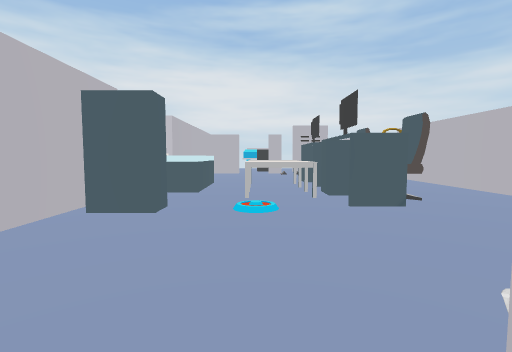
view 1 (above)

18 first-person views from a walk through a Unity game level. The camera is 1.5 m above the floor, tilts 4° down and sees 85° across. The floor is counted in squares, 2 m on a side. Each view is taken from the middle of a square. On the plan, view 1 faces up. The plan holds only what a view shows up to about 10 squares ahead; the rest is blank. The player character is not drawn. Some animated figures are left out.

view 2
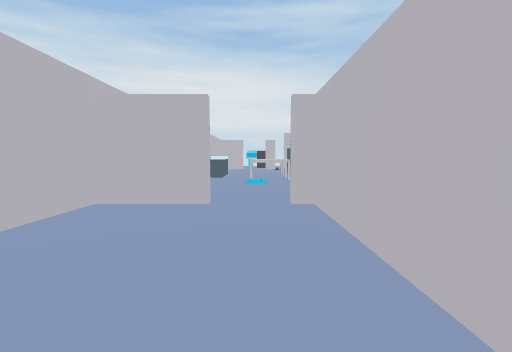

view 3
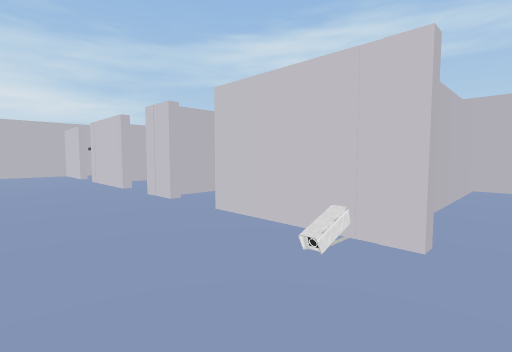

view 4
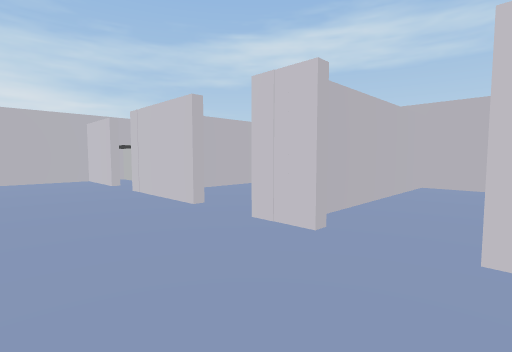

view 5
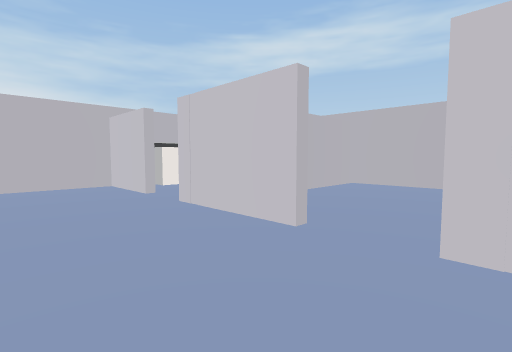

view 6
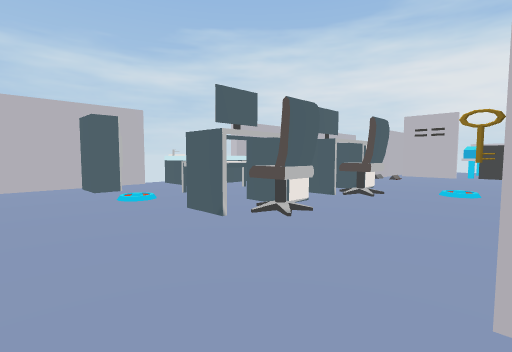

view 7
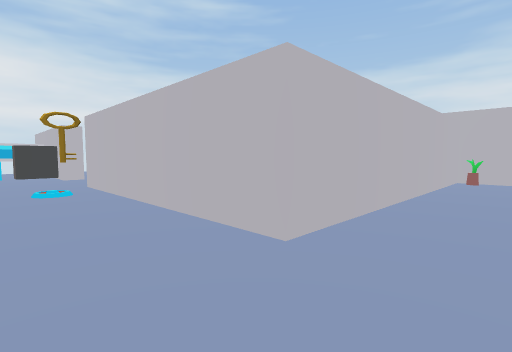

view 8
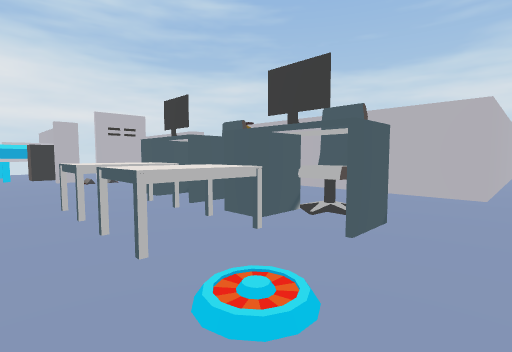

view 9
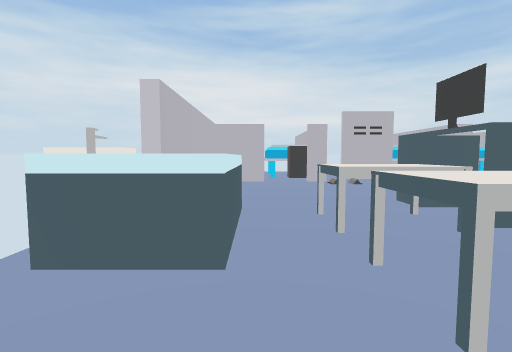

view 10
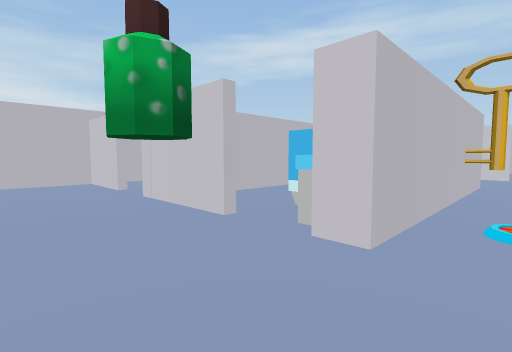

view 11
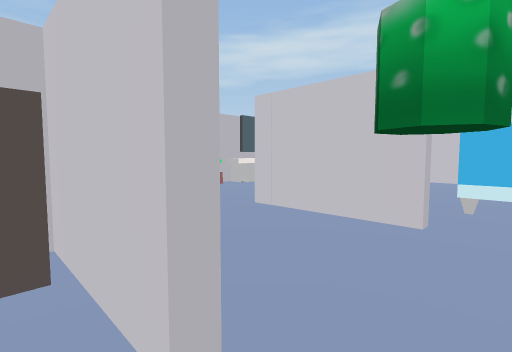

view 12
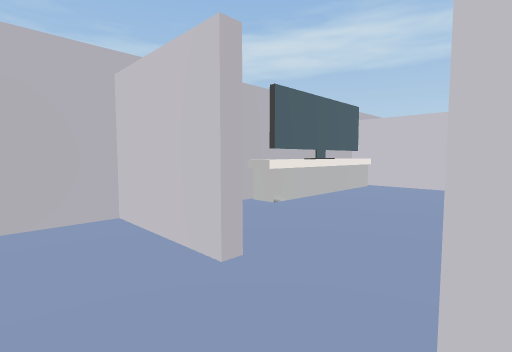

view 13
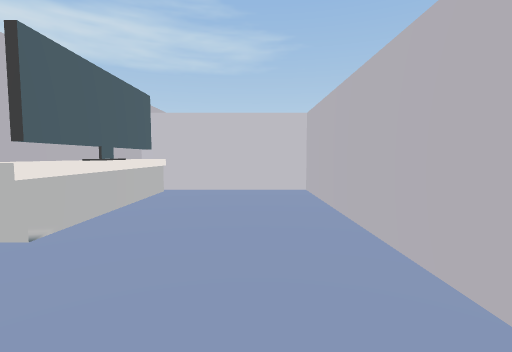

view 14
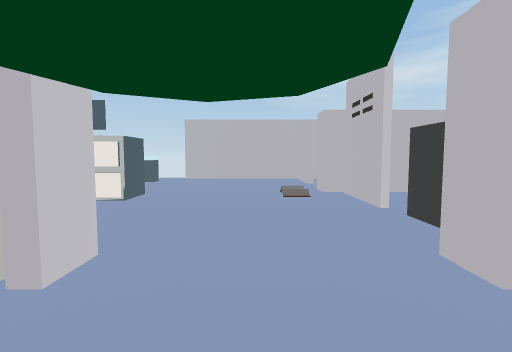

view 15
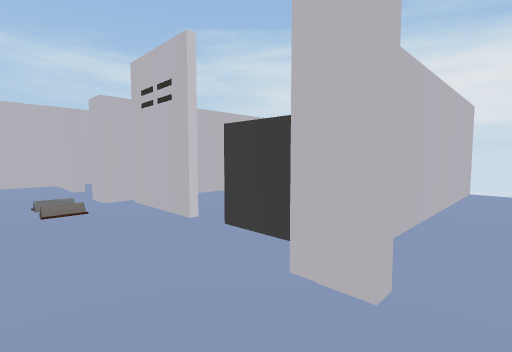

view 16
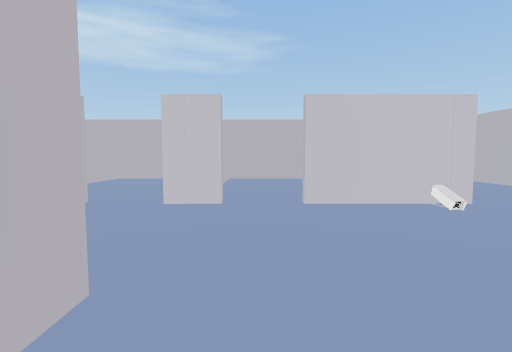

view 17
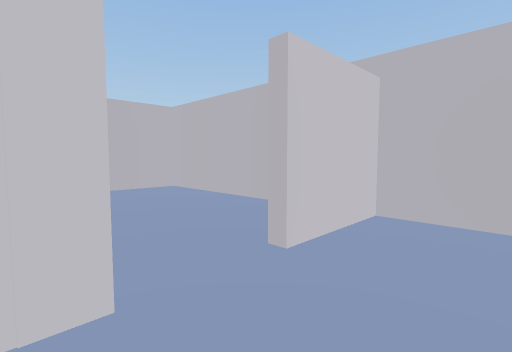

view 18
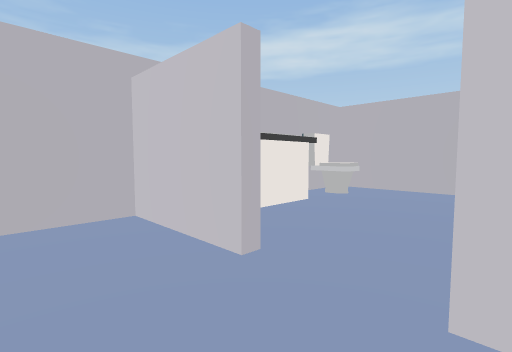

### Floor plan
Ten units are one square. View 1 is at (0, 0); x grows to the right and y downward. Boxes are objects, and circles mark ways between rooms. Rooms are numbered by the first view taken in them; rooms with no view inside come last. Other rooms are left out.
<svg viewBox="-35 -185 166 235">
<path fill="none" stroke="#000" d="M-6 -4 -26 -4M-26 1 -26 45 9 45 9 -4M61 -86 68 -86M68 -98 92 -98M45 -6 55 -6M-26 -53 -26 1M5 -6 32 -6M68 -6 92 -6M32 -127 16 -127M55 -124 49 -124 49 -132M-6 -124 -26 -124 -26 -85M-26 -6 -8 -6M105 -98 126 -98 126 -118M105 -6 126 -6 126 -35 49 -35 49 -98 55 -98M68 -126 88 -126M51 -180 51 -136M89 -89 89 -37 126 -37 126 -89M100 45 126 45 126 31M64 45 87 45 87 2M24 45 49 45 49 -2"/>
<rect x="-25" y="-45" width="10" height="10" fill="#bbb"><title>other object</title></rect>
<rect x="-25" y="-85" width="20" height="30" fill="#bbb"><title>other object</title></rect>
<rect x="-15" y="-155" width="30" height="20" fill="#bbb"><title>other object</title></rect>
<rect x="-5" y="-45" width="10" height="10" fill="#bbb"><title>other object</title></rect>
<rect x="-5" y="-65" width="20" height="20" fill="#bbb"><title>other object</title></rect>
<rect x="-5" y="-75" width="20" height="10" fill="#bbb"><title>other object</title></rect>
<rect x="-5" y="-135" width="20" height="10" fill="#bbb"><title>other object</title></rect>
<rect x="5" y="-15" width="10" height="10" fill="#bbb"><title>other object</title></rect>
<rect x="5" y="-125" width="10" height="10" fill="#bbb"><title>other object</title></rect>
<rect x="15" y="-45" width="10" height="10" fill="#bbb"><title>other object</title></rect>
<rect x="15" y="-55" width="20" height="10" fill="#bbb"><title>other object</title></rect>
<rect x="15" y="-65" width="10" height="10" fill="#bbb"><title>other object</title></rect>
<rect x="15" y="-85" width="10" height="20" fill="#bbb"><title>other object</title></rect>
<rect x="35" y="-135" width="10" height="10" fill="#bbb"><title>other object</title></rect>
<rect x="55" y="-95" width="10" height="10" fill="#bbb"><title>other object</title></rect>
<rect x="115" y="-35" width="10" height="10" fill="#bbb"><title>other object</title></rect>
<rect x="75" y="-135" width="10" height="10" fill="#bbb"><title>other object</title></rect>
<rect x="115" y="-75" width="10" height="30" fill="#bbb"><title>other object</title></rect>
<rect x="115" y="-85" width="10" height="10" fill="#bbb"><title>other object</title></rect>
<rect x="115" y="25" width="10" height="10" fill="#bbb"><title>other object</title></rect>
<rect x="115" y="5" width="10" height="20" fill="#bbb"><title>other object</title></rect>
<circle cx="0" cy="0" r="3" fill="#2a7"/>
<circle cx="100" cy="-120" r="3" fill="#2a7"/>
<circle cx="60" cy="-120" r="3" fill="#2a7"/>
<circle cx="100" cy="-100" r="3" fill="#2a7"/>
<circle cx="100" cy="0" r="3" fill="#2a7"/>
<circle cx="60" cy="0" r="3" fill="#2a7"/>
<circle cx="40" cy="0" r="3" fill="#2a7"/>
<text x="-10" y="20">1</text>
<text x="30" y="-60">2</text>
<text x="90" y="-150">3</text>
<text x="110" y="-70">4</text>
<text x="110" y="20">5</text>
<text x="70" y="20">6</text>
<text x="30" y="20">7</text>
</svg>
Room 1 opens to room 2. Room 2 opens to room 3. Room 2 opens to room 4. Room 2 opens to room 5. Room 2 opens to room 6. Room 2 opens to room 7.

Where each view was taken, in squares from view 1:
view 1: 0 up, 0 right, facing up
view 2: 4 down, 0 right, facing up
view 3: 3 up, 0 right, facing down-right
view 4: 3 up, 3 right, facing down-right
view 5: 3 up, 5 right, facing down-right
view 6: 2 up, 5 right, facing up-left
view 7: 2 up, 3 right, facing up-right
view 8: 3 up, 1 left, facing up-right
view 9: 4 up, 1 left, facing up
view 10: 12 up, 4 right, facing down-right
view 11: 13 up, 6 right, facing down-right
view 12: 11 up, 9 right, facing down-right
view 13: 10 up, 10 right, facing down
view 14: 11 up, 7 right, facing left
view 15: 11 up, 6 right, facing up-left
view 16: 5 up, 4 right, facing down
view 17: 2 up, 1 right, facing down-left
view 18: 2 up, 9 right, facing down-right
